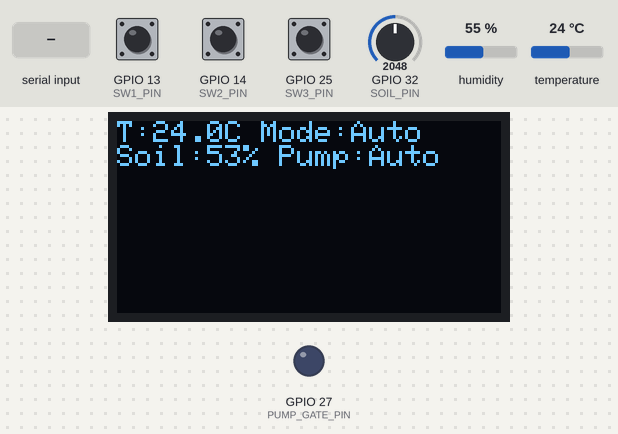
Bench run of a program on a simulated ESP32. Shown: 128×64 one-colour display, output pins drawn as LEDs (lit = HIGH). The test bench sets the inputs (shaded band); at power-on: GPIO 32 (SOIL_PIN) = 2048, GPIO 13 (SW1_PIN) HIGH, GPIO 25 (SW3_PIN) HIGH, GPIO 14 (SW2_PIN) HIGH, humidity 55 %, temperature 24 °C. WiFi joins after 1.5 s; servers stay silent unless stated; what the program prints to the serial monitor is not drawn.

Above: at 2.8 s.
2.9 s: "1" received over Serial
At 4.8 s:
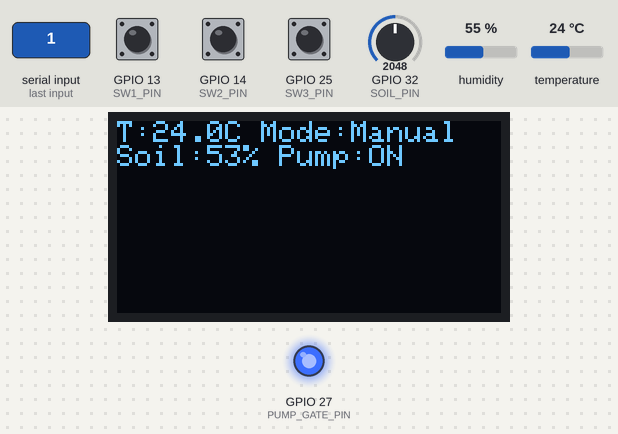
5.5 s: GPIO 32 (SOIL_PIN) set to 0
At 10.7 s:
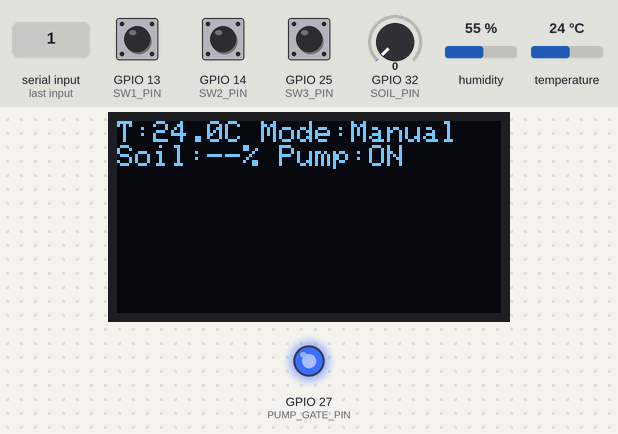
11.5 s: GPIO 13 (SW1_PIN) pulled LOW for 0.15 s
At 13.2 s:
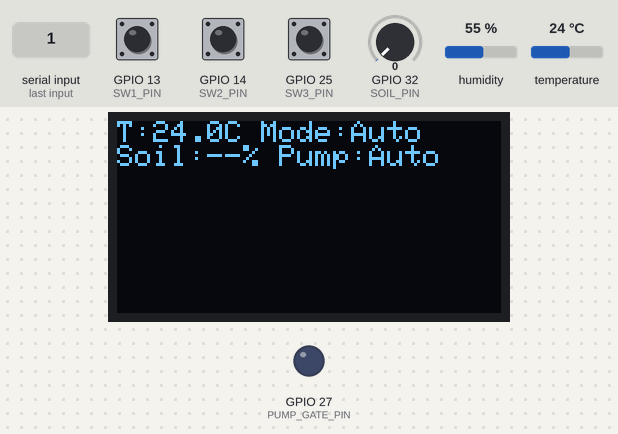
13.5 s: GPIO 25 (SW3_PIN) pulled LOW for 0.15 s
At 15.0 s:
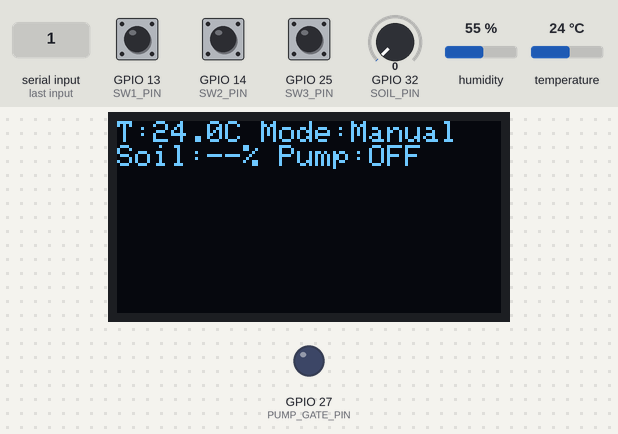
15.5 s: GPIO 32 (SOIL_PIN) set to 75
At 17.2 s:
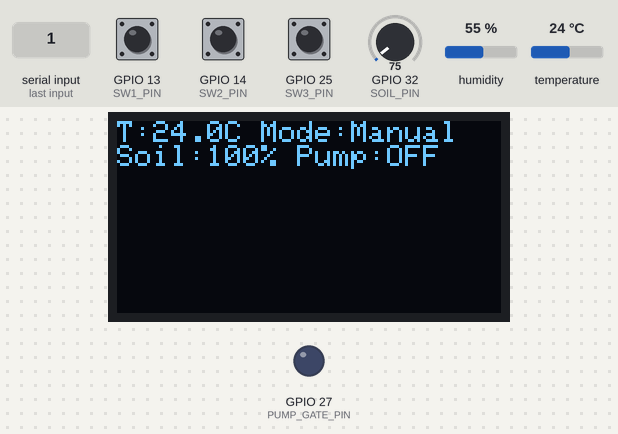
17.5 s: GPIO 14 (SW2_PIN) pulled LOW for 0.15 s
At 17.9 s:
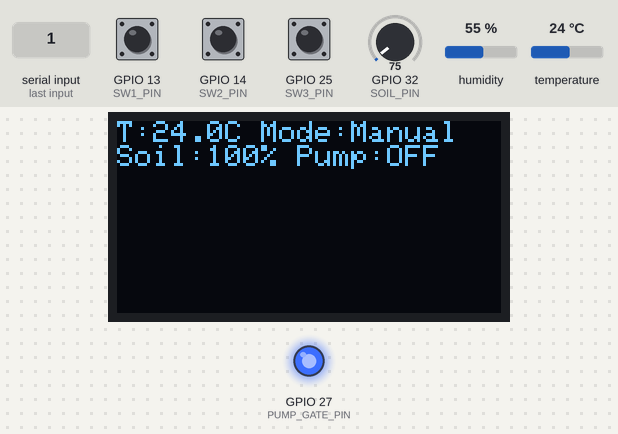
Timing chart, 0 to 20.5 s (numbered marks = the images above; inputs shaded):
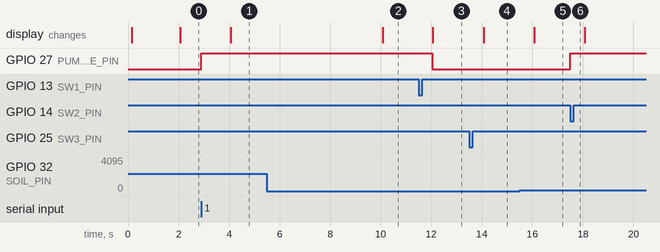

The program:

main.cpp
```cpp
#include <WiFi.h>
#include <WebServer.h>
#include <WebSocketsServer.h>
#include <Adafruit_SSD1306.h>
#include <DHT.h>
#include <Wire.h>
#include "secrets.h"

// ======= User config =======
const char* WIFI_SSID = PROJECT_WIFI_SSID;
const char* WIFI_PASS = PROJECT_WIFI_PASS;

// Pins
const int SOIL_PIN = 32; // H1 soil sensor AOUT
const int DHT_PIN = 4;   // DHT data pin
const int PUMP_GATE_PIN = 27; // IRLZ44N MOSFET gate   control
const int SW1_PIN = 13; // Select Auto mode
const int SW2_PIN = 14; // Toggle pump in Manual mode
const int SW3_PIN = 25; // Select Manual mode

// Calibration for soil sensor (raw ADC values)
// Adjust these values for your sensor: dry -> near-air reading, wet -> submerged in water
const int SOIL_RAW_DRY = 3000; // raw value when dry (adjust)
const int SOIL_RAW_WET = 1200; // raw value when wet (adjust)

// Thresholds
const int THRESHOLD_DRY = 35; // percent or equal -> consider dry -> start pump

// Globals
Adafruit_SSD1306 display(128, 64, &Wire, -1);
bool displayReady = false;
WebServer server(80);
WebSocketsServer webSocket = WebSocketsServer(81);
DHT dht(DHT_PIN, DHT22);

bool autoMode = true;
bool pumpState = false;

unsigned long lastSensorMillis = 0;
unsigned long sensorInterval = 2000; // ms
float lastTemp = 0.0;
bool lastTempValid = false;
int lastSoilPercent = -1;
int lastGoodSoilPercent = -1;
uint8_t consecutiveSoilFailures = 0;
const uint8_t soilFailureLimit = 3;

// Debounce
unsigned long lastSw1 = 0, lastSw2 = 0, lastSw3 = 0;
const unsigned long debounce = 200;
bool sw1WasPressed = false;
bool sw2WasPressed = false;
bool sw3WasPressed = false;

void setPump(bool on) {
  pumpState = on;
  digitalWrite(PUMP_GATE_PIN, on ? HIGH : LOW);
}

void handleSerialPumpCommands() {
  while (Serial.available() > 0) {
    const char command = Serial.read();
    if (command == '1') {
      autoMode = false;
      setPump(true);
      Serial.println("Manual mode: pump ON");
    } else if (command == '0') {
      autoMode = false;
      setPump(false);
      Serial.println("Manual mode: pump OFF");
    }
  }
}

int readSoilRaw() {
  const int sampleCount = 8;
  uint32_t total = 0;
  for (int sample = 0; sample < sampleCount; sample++) {
    total += analogRead(SOIL_PIN);
    delay(5);
  }
  return total / sampleCount;
}

int soilPercentFromRaw(int raw) {
  if (raw == 0) return -1;
  // constrain and map to 0-100
  raw = constrain(raw, SOIL_RAW_WET, SOIL_RAW_DRY);
  int pct = map(raw, SOIL_RAW_WET, SOIL_RAW_DRY, 100, 0); // wet->100, dry->0
  pct = constrain(pct, 0, 100);
  return pct;
}

String jsonStatus() {
  String s = "{";
  s += "\"temp\":" + String(lastTemp, 1) + ",";
  s += "\"tempValid\":" + String(lastTempValid ? 1 : 0) + ",";
  s += "\"soil\":" + String(lastSoilPercent) + ",";
  s += "\"pump\":" + String(pumpState ? 1 : 0) + ",";
  s += "\"auto\":" + String(autoMode ? 1 : 0);
  s += "}";
  return s;
}

// Websocket event
void onWsEvent(uint8_t num, WStype_t type, uint8_t * payload, size_t length) {
  if (type == WStype_TEXT) {
    String msg;
    msg.reserve(length);
    for (size_t i = 0; i < length; i++) {
      msg += static_cast<char>(payload[i]);
    }
    if (msg == "manual_mode") {
      autoMode = false;
    } else if (msg == "auto_mode" || msg == "auto_on") {
      autoMode = true;
    } else if (msg == "pump_on" && !autoMode) {
      setPump(true);
    } else if (msg == "pump_off" && !autoMode) {
      setPump(false);
    }
    // Reply current status
   String status = jsonStatus();
   webSocket.broadcastTXT(status);
  }
}

// Serve web UI
const char index_html[] PROGMEM = R"rawliteral(
<!doctype html>
<html>
<head>
  <meta charset="utf-8" />
  <meta name="viewport" content="width=device-width,initial-scale=1" />
  <title>Auto Watering</title>
  <style>body{font-family:Arial;max-width:420px;margin:8px;} .big{font-size:1.4em}</style>
</head>
<body>
  <h2>Auto Watering</h2>
  <div class="big">Temperature: <span id="temp">--</span> °C</div>
  <div class="big">Soil: <span id="soil">--</span> %</div>
  <div>Status: <span id="status">--</span></div>
  <hr>
  <button onclick="send('manual_mode')">Manual Mode</button>
  <button onclick="send('auto_mode')">Auto Mode</button>
  <button onclick="send('pump_on')">Pump ON</button>
  <button onclick="send('pump_off')">Pump OFF</button>

  <script>
    let ws;
    function init(){
      const host = location.hostname;
      ws = new WebSocket('ws://'+host+':81/');
      ws.onopen = ()=>{ console.log('ws open'); };
      ws.onmessage = (evt)=>{ try{ const j=JSON.parse(evt.data); document.getElementById('temp').innerText=j.tempValid?j.temp:'--'; document.getElementById('soil').innerText=j.soil>=0?j.soil:'--'; document.getElementById('status').innerText='Mode: '+(j.auto?'Auto':'Manual')+' | Pump: '+(j.auto?'Auto':(j.pump?'ON':'OFF')); }catch(e){} };
      ws.onclose = ()=>{ setTimeout(init,2000); };
    }
    function send(cmd){ if(ws && ws.readyState===1) ws.send(cmd); }
    window.onload = init;
  </script>
</body>
</html>
)rawliteral";

void handleRoot() {
  server.send_P(200, "text/html", index_html);
}

void setup() {
  Serial.begin(115200);
  delay(100);
  // pins
  pinMode(PUMP_GATE_PIN, OUTPUT);
  setPump(false);
  pinMode(SW1_PIN, INPUT_PULLUP);
  pinMode(SW2_PIN, INPUT_PULLUP);
  pinMode(SW3_PIN, INPUT_PULLUP);
  sw1WasPressed = digitalRead(SW1_PIN) == LOW;
  sw2WasPressed = digitalRead(SW2_PIN) == LOW;
  sw3WasPressed = digitalRead(SW3_PIN) == LOW;

  Wire.begin(21, 22);
  uint8_t oledAddress = 0;
  Wire.beginTransmission(0x3C);
  if (Wire.endTransmission() == 0) {
    oledAddress = 0x3C;
  } else {
    Wire.beginTransmission(0x3D);
    if (Wire.endTransmission() == 0) {
      oledAddress = 0x3D;
    }
  }
  if (oledAddress != 0 && display.begin(SSD1306_SWITCHCAPVCC, oledAddress)) {
    displayReady = true;
    Serial.printf("OLED found at 0x%02X\n", oledAddress);
    display.clearDisplay();
    display.setTextSize(1);
    display.setTextColor(SSD1306_WHITE);
    display.setCursor(0, 0);
    display.println("Plant Watering");
    display.println("Starting...");
    display.display();
  } else {
    Serial.println("OLED not found at 0x3C or 0x3D");
  }

  dht.begin();

  // WiFi connect
  WiFi.mode(WIFI_STA);
  WiFi.begin(WIFI_SSID, WIFI_PASS);
  Serial.print("Connecting WiFi");
  unsigned long start = millis();
  while (WiFi.status() != WL_CONNECTED && millis() - start < 8000) {
    delay(500);
    Serial.print('.');
  }
  if (WiFi.status() != WL_CONNECTED) {
    Serial.println("\nCannot connect, start AP");
    WiFi.softAP("AutoWater_AP");
    Serial.print("AP IP:");
    Serial.println(WiFi.softAPIP());
  } else {
    Serial.print("\nConnected. IP: ");
    Serial.println(WiFi.localIP());
  }

  server.on("/", handleRoot);
  server.begin();

  webSocket.begin();
  webSocket.onEvent(onWsEvent);

  // initial sensor read
  lastSensorMillis = 0;
}

void loop() {
  server.handleClient();
  webSocket.loop();
  handleSerialPumpCommands();

  unsigned long now = millis();

  // Handle debounced mode and pump press edges (active LOW).
  bool sw1Pressed = digitalRead(SW1_PIN) == LOW;
  bool sw2Pressed = digitalRead(SW2_PIN) == LOW;
  bool sw3Pressed = digitalRead(SW3_PIN) == LOW;
  if (sw2Pressed && !sw2WasPressed && now - lastSw2 > debounce) {
    lastSw2 = now;
    if (!autoMode) {
      setPump(!pumpState);
      Serial.printf("SW2: Manual pump %s\n", pumpState ? "ON" : "OFF");
    } else {
      Serial.println("SW2: ignored in Auto mode");
    }
  }
  if (sw3Pressed && !sw3WasPressed && now - lastSw3 > debounce) {
    lastSw3 = now;
    autoMode = false;
    Serial.println("SW3: Manual mode");
  }
  if (sw1Pressed && !sw1WasPressed && now - lastSw1 > debounce) {
    lastSw1 = now;
    autoMode = true;
    Serial.println("SW1: Auto mode");
  }
  sw1WasPressed = sw1Pressed;
  sw2WasPressed = sw2Pressed;
  sw3WasPressed = sw3Pressed;

  if (now - lastSensorMillis >= sensorInterval) {
    lastSensorMillis = now;
    // read sensors
    int soilRaw = readSoilRaw();
    int soil = soilPercentFromRaw(soilRaw);
    float temp = dht.readTemperature();
    lastTempValid = !isnan(temp);
    if (lastTempValid) lastTemp = temp;
    if (soil >= 0) {
      lastGoodSoilPercent = soil;
      lastSoilPercent = soil;
      consecutiveSoilFailures = 0;
    } else {
      if (consecutiveSoilFailures < soilFailureLimit) {
        consecutiveSoilFailures++;
      }
      if (consecutiveSoilFailures >= soilFailureLimit) {
        lastSoilPercent = -1;
      } else if (lastGoodSoilPercent >= 0) {
        lastSoilPercent = lastGoodSoilPercent;
      }
    }
    Serial.printf("Soil raw=%d soil=%d%%, ", soilRaw, soil);
    if (lastTempValid) {
      Serial.printf("DHT22=%.1f C\n", lastTemp);
    } else {
      Serial.println("DHT22 read failed (check GPIO4, power, and GND)");
    }
    if (soilRaw == 0) Serial.println("Check H1 AOUT signal and selected ADC pin");

    // In Auto mode, pump only when the sensor reports dry soil.
    if (autoMode) {
      setPump(soil >= 0 && soil <= THRESHOLD_DRY);
    }

    if (displayReady) {
      display.clearDisplay();
      display.setCursor(0, 0);
      display.print("T:");
      if (lastTempValid) {
        display.print(lastTemp, 1); display.print("C ");
      } else {
        display.print("-- ");
      }
      display.print("Mode:");
      display.println(autoMode ? "Auto" : "Manual");
      display.print("Soil:");
      if (lastSoilPercent >= 0) display.print(lastSoilPercent);
      else display.print("--");
      display.print("% Pump:");
      if (autoMode) display.println("Auto");
      else display.println(pumpState ? "ON" : "OFF");
      display.display();
    }

    // Broadcast over websocket
    String status = jsonStatus();
    webSocket.broadcastTXT(status);
  }
}
```

secrets.example.h
```cpp
#pragma once

#define PROJECT_WIFI_SSID "YOUR_WIFI_SSID"
#define PROJECT_WIFI_PASS "YOUR_WIFI_PASSWORD"
```

Measured:
- after the input at 2.9 s, GPIO 27 (PUMP_GATE_PIN): LOW → HIGH at once; the display: changes after 1.2 s (image 1)
- after the input at 5.5 s, the display: changes after 4.6 s (image 2)
- after the input at 11.5 s, GPIO 27 (PUMP_GATE_PIN): HIGH → LOW after 0.54 s; the display: changes after 0.57 s (image 3)
- after the input at 13.5 s, the display: changes after 0.57 s (image 4)
- after the input at 15.5 s, the display: changes after 0.57 s (image 5)
- after the input at 17.5 s, GPIO 27 (PUMP_GATE_PIN): LOW → HIGH at once
